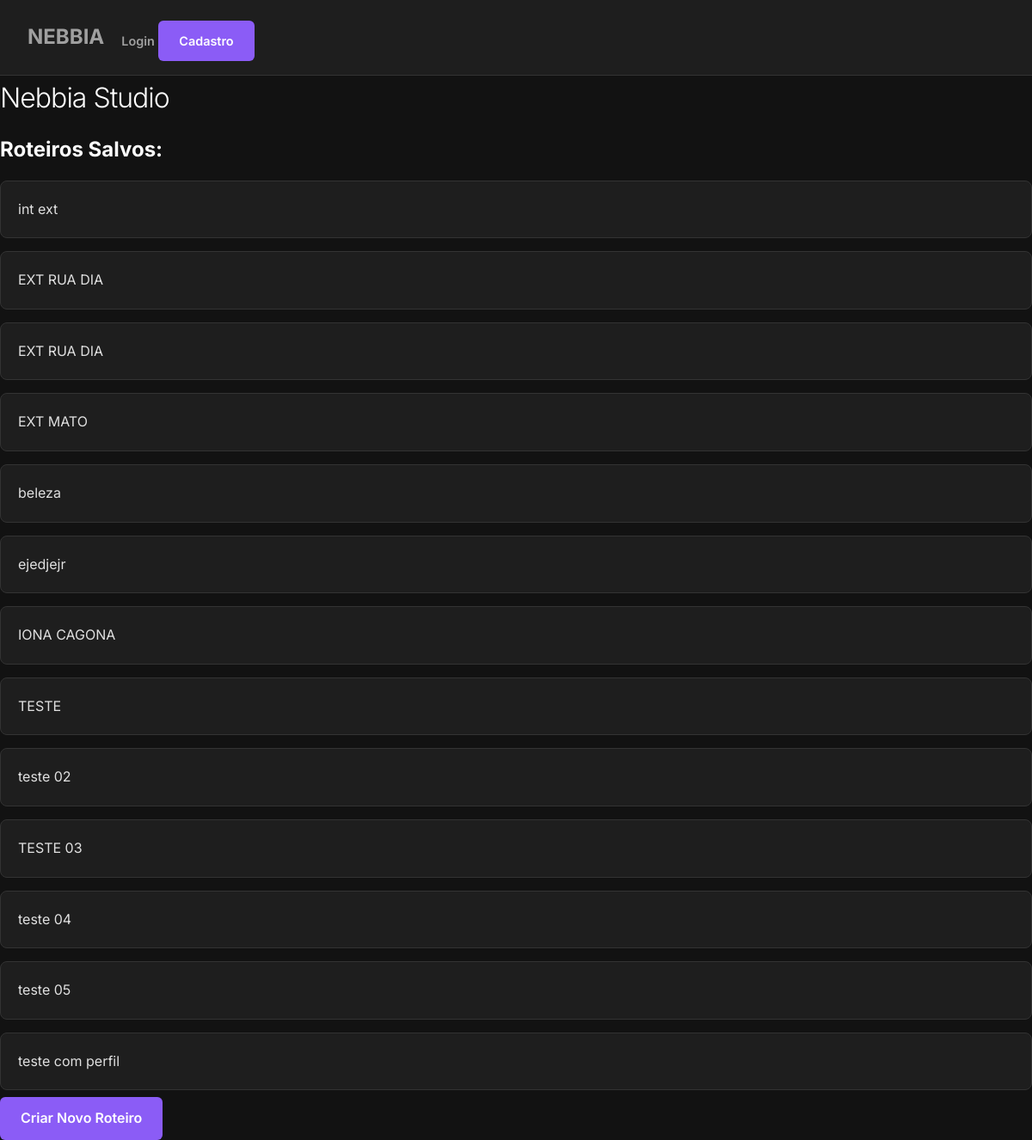
The page / on the database its author committed.
### tables this page shows
CREATE TABLE roteiros (
            id INTEGER PRIMARY KEY AUTOINCREMENT,
            titulo TEXT NOT NULL,
            conteudo TEXT NOT NULL
        );

### app.py (the view)
@app.route("/")
def index():
    conn = sqlite3.connect('database.db')
    cursor = conn.cursor()
    cursor.execute("SELECT * FROM roteiros")
    roteiros = cursor.fetchall()
    conn.close()
    return render_template("index.html", roteiros=roteiros, usuario=current_user)

### templates/index.html
{% extends 'base.html' %}
{% block content %}
    <h1>Nebbia Studio</h1>
    <h2>Roteiros Salvos:</h2>
    <ul>
        {% for r in roteiros %}
            <li>
                <a href="{{ url_for('ler', id=r[0]) }}">{{ r[1] }}</a>
            </li>
        {% else %}
            <li>Nenhum roteiro cadastrado.</li>
        {% endfor %}
    </ul>
    <a href="{{ url_for('criar') }}" class="btn btn-primary">Criar Novo Roteiro</a>
{% endblock %}

### templates/base.html (shortened to what this page needs)
<!DOCTYPE html>
<html lang="pt-br">
<head>
    <link rel="stylesheet" href="{{ url_for('static', filename='css/style.css') }}">
</head>
<body>
    <nav class="no-print">
        <a href="{{ url_for('index') }}" style="font-size: 1.5rem; font-weight: bold;">NEBBIA</a>
        <link rel="stylesheet" href="{{ url_for('static', filename='imagem/logonebbia.png') }}">
        <div>
            {% if current_user.is_authenticated %}
                <span>{{ current_user.nome }}</span>
                <a href="{{ url_for('logout') }}" style="color: #ff6b6b;">Sair</a>
            {% else %}
                <a href="{{ url_for('login') }}">Login</a>
                <a href="{{ url_for('cadastro') }}" class="btn btn-primary">Cadastro</a>
            {% endif %}
        </div>
    </nav>
    {% block content %}
    {% endblock %}
</body>
</html>

### static/css/style.css (style rules this page uses)
:root { --bg-color: #121212; --card-bg: #1e1e1e; --text-main: #e0e0e0; --text-muted: #a0a0a0; --accent: #8b5cf6; --accent-hover: #7c3aed; --border: #333333; }
* { margin: 0; padding: 0; box-sizing: border-box; }
body { background-color: var(--bg-color); color: var(--text-main); font-family: 'Inter', sans-serif; line-height: 1.6; }
nav { background-color: var(--card-bg); padding: 1rem 2rem; border-bottom: 1px solid var(--border); display: flex; gap: 20px; align-items: center; }
nav a { color: var(--text-muted); text-decoration: none; font-weight: 600; font-size: 0.9rem; transition: 0.3s; }
h1, h2, h3 { color: white; margin-bottom: 1rem; }
h1 { font-weight: 300; letter-spacing: -1px; }
ul { list-style: none; display: grid; gap: 15px; }
li a { display: block; background-color: var(--card-bg); padding: 20px; border-radius: 8px; text-decoration: none; color: var(--text-main); border: 1px solid var(--border); transition: transform 0.2s, border-color 0.2s; }
button, .btn { background-color: var(--accent); margin-top: 8px; color: white; padding: 12px 24px; border: none; border-radius: 6px; font-weight: 600; cursor: pointer; transition: 0.3s; text-decoration: none; display: inline-block; }

### rows shown on the page
roteiros: titulo "int ext"
roteiros: titulo "EXT RUA DIA"
roteiros: titulo "EXT RUA DIA"
roteiros: titulo "EXT MATO"
roteiros: titulo "beleza"
roteiros: titulo "ejedjejr"
roteiros: titulo "IONA CAGONA"
roteiros: titulo "TESTE"
roteiros: titulo "teste 02"
roteiros: titulo "TESTE 03"
roteiros: titulo "teste 04"
roteiros: titulo "teste 05"
roteiros: titulo "teste com perfil"
